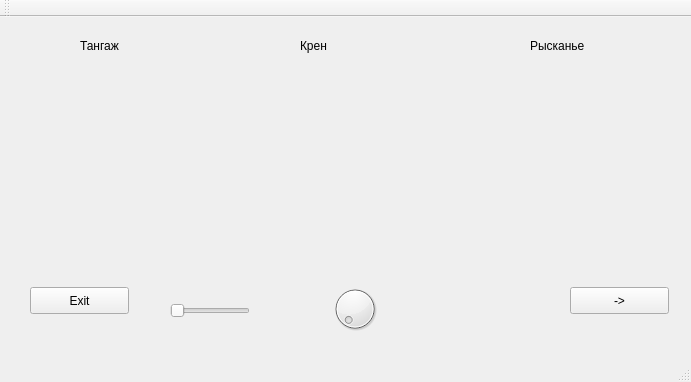
<?xml version="1.0" encoding="UTF-8"?>
<ui version="4.0">
 <class>Window</class>
 <widget class="QMainWindow" name="Window">
  <property name="geometry">
   <rect>
    <x>0</x>
    <y>0</y>
    <width>691</width>
    <height>382</height>
   </rect>
  </property>
  <property name="windowTitle">
   <string>Window</string>
  </property>
  <widget class="QWidget" name="centralWidget">
   <widget class="QPushButton" name="pushButton">
    <property name="geometry">
     <rect>
      <x>570</x>
      <y>270</y>
      <width>99</width>
      <height>27</height>
     </rect>
    </property>
    <property name="text">
     <string>-&gt;</string>
    </property>
   </widget>
   <widget class="QPushButton" name="pushButton_2">
    <property name="geometry">
     <rect>
      <x>30</x>
      <y>270</y>
      <width>99</width>
      <height>27</height>
     </rect>
    </property>
    <property name="text">
     <string>Exit</string>
    </property>
   </widget>
   <widget class="QDial" name="dial">
    <property name="geometry">
     <rect>
      <x>330</x>
      <y>260</y>
      <width>50</width>
      <height>64</height>
     </rect>
    </property>
    <property name="maximum">
     <number>360</number>
    </property>
   </widget>
   <widget class="QLabel" name="label_2">
    <property name="geometry">
     <rect>
      <x>80</x>
      <y>20</y>
      <width>51</width>
      <height>17</height>
     </rect>
    </property>
    <property name="text">
     <string>Тангаж</string>
    </property>
   </widget>
   <widget class="QLabel" name="label_3">
    <property name="geometry">
     <rect>
      <x>300</x>
      <y>20</y>
      <width>67</width>
      <height>17</height>
     </rect>
    </property>
    <property name="text">
     <string>Крен</string>
    </property>
   </widget>
   <widget class="QLabel" name="label_4">
    <property name="geometry">
     <rect>
      <x>530</x>
      <y>20</y>
      <width>67</width>
      <height>17</height>
     </rect>
    </property>
    <property name="text">
     <string>Рысканье</string>
    </property>
   </widget>
   <widget class="QWidget" name="layoutWidget">
    <property name="geometry">
     <rect>
      <x>10</x>
      <y>40</y>
      <width>661</width>
      <height>191</height>
     </rect>
    </property>
    <layout class="QHBoxLayout" name="imgs">
     <property name="sizeConstraint">
      <enum>QLayout::SetFixedSize</enum>
     </property>
     <item>
      <widget class="QLabel" name="label">
       <property name="styleSheet">
        <string notr="true"/>
       </property>
       <property name="text">
        <string/>
       </property>
      </widget>
     </item>
     <item>
      <widget class="QLabel" name="label_r">
       <property name="styleSheet">
        <string notr="true"/>
       </property>
       <property name="text">
        <string/>
       </property>
      </widget>
     </item>
     <item>
      <widget class="QLabel" name="label_y">
       <property name="styleSheet">
        <string notr="true"/>
       </property>
       <property name="text">
        <string/>
       </property>
      </widget>
     </item>
    </layout>
   </widget>
   <widget class="QWidget" name="layoutWidget">
    <property name="geometry">
     <rect>
      <x>50</x>
      <y>230</y>
      <width>561</width>
      <height>22</height>
     </rect>
    </property>
    <layout class="QHBoxLayout" name="horizontalLayout">
     <item>
      <layout class="QHBoxLayout" name="val_pitch_l">
       <property name="sizeConstraint">
        <enum>QLayout::SetFixedSize</enum>
       </property>
       <item>
        <widget class="QLabel" name="label_5">
         <property name="sizePolicy">
          <sizepolicy hsizetype="Fixed" vsizetype="Fixed">
           <horstretch>0</horstretch>
           <verstretch>0</verstretch>
          </sizepolicy>
         </property>
         <property name="text">
          <string>Угол :</string>
         </property>
        </widget>
       </item>
       <item>
        <widget class="QLabel" name="val_pitch_lable">
         <property name="text">
          <string>0</string>
         </property>
         <property name="alignment">
          <set>Qt::AlignLeading|Qt::AlignLeft|Qt::AlignVCenter</set>
         </property>
        </widget>
       </item>
      </layout>
     </item>
     <item>
      <spacer name="horizontalSpacer">
       <property name="orientation">
        <enum>Qt::Horizontal</enum>
       </property>
       <property name="sizeType">
        <enum>QSizePolicy::Preferred</enum>
       </property>
       <property name="sizeHint" stdset="0">
        <size>
         <width>48</width>
         <height>20</height>
        </size>
       </property>
      </spacer>
     </item>
     <item>
      <layout class="QHBoxLayout" name="val_pitch_l_2">
       <property name="sizeConstraint">
        <enum>QLayout::SetFixedSize</enum>
       </property>
       <item>
        <widget class="QLabel" name="label_6">
         <property name="sizePolicy">
          <sizepolicy hsizetype="Fixed" vsizetype="Fixed">
           <horstretch>0</horstretch>
           <verstretch>0</verstretch>
          </sizepolicy>
         </property>
         <property name="text">
          <string>Угол :</string>
         </property>
        </widget>
       </item>
       <item>
        <widget class="QLabel" name="val_roll_lable">
         <property name="text">
          <string>0</string>
         </property>
         <property name="alignment">
          <set>Qt::AlignLeading|Qt::AlignLeft|Qt::AlignVCenter</set>
         </property>
        </widget>
       </item>
      </layout>
     </item>
     <item>
      <spacer name="horizontalSpacer_2">
       <property name="orientation">
        <enum>Qt::Horizontal</enum>
       </property>
       <property name="sizeType">
        <enum>QSizePolicy::Preferred</enum>
       </property>
       <property name="sizeHint" stdset="0">
        <size>
         <width>48</width>
         <height>20</height>
        </size>
       </property>
      </spacer>
     </item>
     <item>
      <layout class="QHBoxLayout" name="val_pitch_l_3">
       <property name="sizeConstraint">
        <enum>QLayout::SetFixedSize</enum>
       </property>
       <item>
        <widget class="QLabel" name="label_7">
         <property name="sizePolicy">
          <sizepolicy hsizetype="Fixed" vsizetype="Fixed">
           <horstretch>0</horstretch>
           <verstretch>0</verstretch>
          </sizepolicy>
         </property>
         <property name="text">
          <string>Угол :</string>
         </property>
        </widget>
       </item>
       <item>
        <widget class="QLabel" name="val_yaw_lable">
         <property name="text">
          <string>0</string>
         </property>
         <property name="alignment">
          <set>Qt::AlignLeading|Qt::AlignLeft|Qt::AlignVCenter</set>
         </property>
        </widget>
       </item>
      </layout>
     </item>
    </layout>
   </widget>
   <widget class="QSlider" name="horizontalSlider">
    <property name="geometry">
     <rect>
      <x>170</x>
      <y>280</y>
      <width>80</width>
      <height>27</height>
     </rect>
    </property>
    <property name="styleSheet">
     <string notr="true">QSlider {
min-width:80px;
min-height:27px;
max-width:80px;
max-height:27px;
}
QSlider::groove:horizontal {
background-image: url(:/new/prefix2/slider_bg);
background-repeat: no-repeat;
background-position:center;
margin:0px;
border:0px;
padding:0px;
}

QSlider::sub-page:horizontal {
background-image: url(:/new/prefix2/slider_on);
background-repeat: no-repeat;
background-position:left;
background-origin:content;
margin:0px;
border:0px;
padding-left:0px;
}

QSlider::add-page:horizontal {
background-image: url(:/new/prefix2/slider_off);
background-repeat: no-repeat;
background-position:right;
background-origin:content;
margin:0px;
border:0px;
padding-right:0px;
}

QSlider::handle:horizontal {
background-image: url(:/new/prefix2/slider_handle);
width:39px;
height:27px;
margin:0px;
border:0px;
padding:0px;
}

QSlider::sub-page:horizontal:disabled {
background-image: url(:/images/slider_on_disabled.png);
background-repeat: no-repeat;
background-position:left;
background-origin:content;
margin:0px;
border:0px;
padding-left:0px;
}

QSlider::add-page:horizontal:disabled {
background-image: url(:/images/slider_off_disabled.png);
background-repeat: no-repeat;
background-position:right;
background-origin:content;
margin:0px;
border:0px;
padding-right:0px;
}

QSlider::handle:horizontal:disabled {
background-image: url(:/new/prefix2/slider_handle);
width:39px;
height:27px;
margin:0px;
border:0px;
padding:0px;
}</string>
    </property>
    <property name="maximum">
     <number>1</number>
    </property>
    <property name="orientation">
     <enum>Qt::Horizontal</enum>
    </property>
   </widget>
  </widget>
  <widget class="QMenuBar" name="menuBar">
   <property name="geometry">
    <rect>
     <x>0</x>
     <y>0</y>
     <width>691</width>
     <height>25</height>
    </rect>
   </property>
  </widget>
  <widget class="QToolBar" name="mainToolBar">
   <attribute name="toolBarArea">
    <enum>TopToolBarArea</enum>
   </attribute>
   <attribute name="toolBarBreak">
    <bool>false</bool>
   </attribute>
  </widget>
  <widget class="QStatusBar" name="statusBar"/>
 </widget>
 <layoutdefault spacing="6" margin="11"/>
 <resources/>
 <connections/>
</ui>
